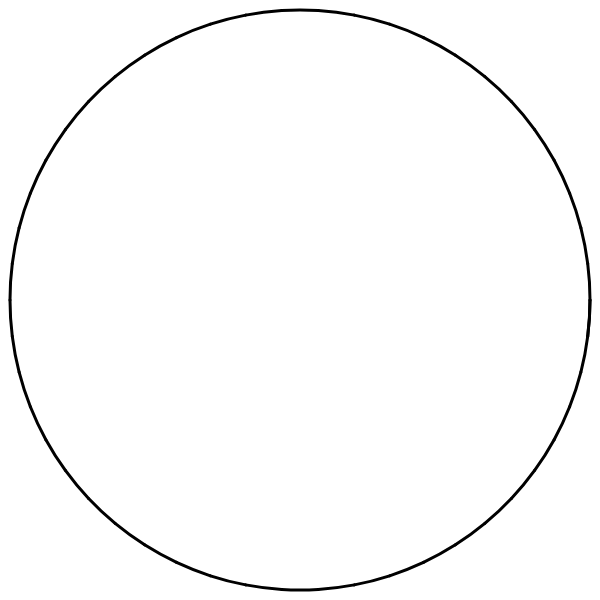
Frame 1 (no input)
Frame 60 (no input): identical to frame 1, image omitted
Frame 120 (the mouse pressed at the canvas centre since frame 60): identical to frame 1, image omitted

The p5.js sketch that drew this single still picture (run headless with seeded random() and noise() and a simulated clock; from frame 60 on, the mouse is pressed at the canvas centre):

// p5.js sketch
// ── sketch.js
const NUM_SLICES = 50;
let sliceSlider;

function setup() {
  createCanvas(600, 600);
  // noLoop();
  // noStroke();
  colorMode(HSB, TWO_PI, 100, 100);
  sliceSlider = createSlider(3, 200, NUM_SLICES, 1);
  sliceSlider.position(10, height + 10);
}

function draw() {
  background('white');
 
  const slices = sliceSlider.value();


  // const angle = TWO_PI / slices;
  const radius = width * 0.475;
  const cx = width / 2;
  const cy = height / 2;
  const offset = TWO_PI / slices;

  
strokeWeight(3);

  for (let angle = 0; angle < TWO_PI+0.1; angle+=offset){
 
    fill(angle , 100, 100);
    arc(width/2, height/2, width - 20, height - 20, angle, angle + offset, OPEN);
   
  }
 


}
